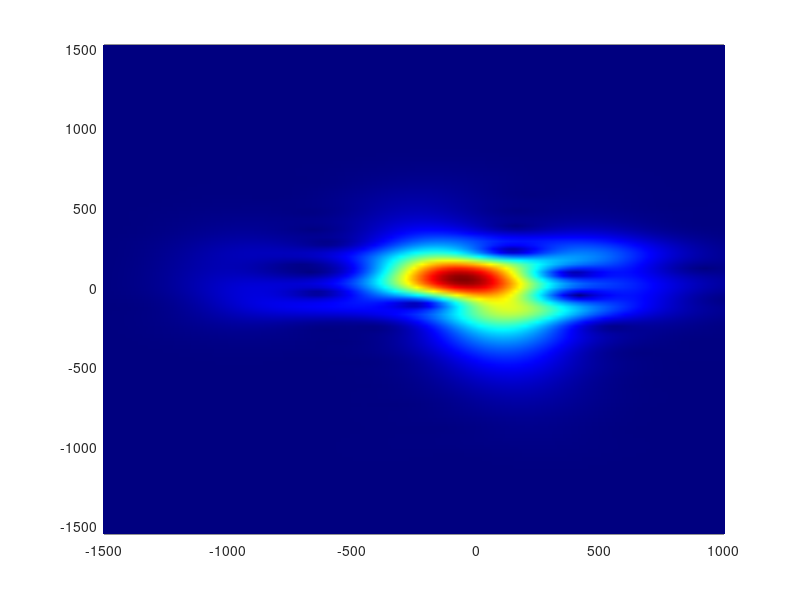

The MATLAB script that drew this image:
close all;
warning('off','all');

pulse = dlmread('YVO 90.txt');
ref = dlmread('ref2.txt');

time = pulse(:,1);
intensity = pulse(:,2);
phase = unwrap(pulse(:,3))-18.85;

intensityRef = ref(:,2);
phaseRef = unwrap(ref(:,3)-12.665);

% interpolate
denseTime = linspace(time(1), time(end), length(time)*1)';
intensity = interp1(time, intensity, denseTime, 'Spline');
phase = interp1(time, phase, denseTime, 'Spline');
intensityRef = interp1(time, intensityRef, denseTime, 'Spline');
phaseRef = interp1(time, phaseRef, denseTime, 'Spline');


% plot(denseTime, sqrt(intensity));
% hold on
% plot(denseTime, abs(fftshift(fft(fftshift(sqrt(intensity).*exp(1i*phase)))))/max(abs(fftshift(fft(fftshift(sqrt(intensity).*exp(1i*phase)))))));


% t = -100;
sigma = 200;

%     gate = exp(-((t-denseTime).^2)/(2*sigma.^2));
%     gate = gate/max(gate);
%     windowedE = gate.*sqrt(intensity).*exp(1i*phase);
%     
%     plot(denseTime, sqrt(intensity));
%     hold on
%     plot(denseTime, abs(windowedE)/max(abs(windowedE)));
% 



gabor = [];
tau = linspace(-3000, 3000, 2000);
for t = tau
    gate = exp(-((t-denseTime).^2)/(2*sigma.^2));
    gate = gate/max(gate);
    windowedE = gate.*sqrt(intensity).*exp(1i*phase);
    spectrum = abs(fftshift(fft(fftshift(windowedE))));
%     spectrum = spectrum/max(spectrum);
    gabor = [gabor spectrum];
end

colormap(jet(1024))
h = pcolor(tau, denseTime, gabor);
set(h, 'EdgeColor', 'none');
shading interp
% % caxis([0.01 1])
% ylim([-60 30]);
xlim([-1500 1000]);

% plot(denseTime, sum(gabor,2)/max(sum(gabor,2)));
% hold on
% plot(tau, sum(gabor,1)/max(sum(gabor,1)));


%     gate = exp(-((t-denseTime).^2)/(2*sigma.^2));
%     gate = gate/max(gate);
%     windowedE = gate.*sqrt(intensity);
%     windowedE = windowedE/max(windowedE);
% plot(denseTime, gate)
% hold on
% plot(denseTime, windowedE)
% hold on
% plot(denseTime, sqrt(intensity));


% fig1 = figure();
% 
% subplot(1,3,1)
% plot(denseTime, 6*sqrt(intensity)*pi-8);
% hold on
% plot(denseTime, phase+pi/2);
% plot(denseTime, zeros(size(denseTime))-8);
% xlim([-1500 1000]);
% ylim([-15 15]);
% 
% subplot(1,3,2)
% plot(denseTime, 6*intensityRef*pi-8);
% hold on
% plot(denseTime, phaseRef+pi/2);
% plot(denseTime, zeros(size(denseTime))-8);
% xlim([-1500 1000]);
% ylim([-15 15]);
% 
% subplot(1,3,3)
% plot(denseTime, 6*intensity*pi-8);
% hold on
% plot(denseTime, (phase-phaseRef)+pi/2);
% plot(denseTime, zeros(size(denseTime))-8);
% xlim([-1500 1000]);
% ylim([-15 15]);
% 
% fig2 = figure();
% 
% P1 = sqrt(intensity).*exp(-1i*(2*pi*291*1e12.*denseTime*1e-15 - phase));
% P2 = sqrt(intensity).*exp(1i*(2*pi*291*1e12.*denseTime*1e-15 - phase));
% 
% P1NP = sqrt(intensity).*exp(-1i*(2*pi*291*1e12.*denseTime*1e-15));
% P2NP = sqrt(intensity).*exp(1i*(2*pi*291*1e12.*denseTime*1e-15));
% 
% pulse = (P1 + P2)/2;
% pulseNP = (P1NP + P2NP)/2;
% 
% subplot(1,3,1)
% plot(denseTime, pulse);
% hold on
% plot(denseTime, pulseNP);
% xlim([-1500 1000]);
% 
% P1REF = sqrt(intensityRef).*exp(-1i*(2*pi*291*1e12.*denseTime*1e-15 - phaseRef));
% P2REF = sqrt(intensityRef).*exp(1i*(2*pi*291*1e12.*denseTime*1e-15 - phaseRef));
% 
% P1REFNP = sqrt(intensityRef).*exp(-1i*(2*pi*291*1e12.*denseTime*1e-15));
% P2REFNP = sqrt(intensityRef).*exp(1i*(2*pi*291*1e12.*denseTime*1e-15));
% 
% pulseREF = (P1REF + P2REF)/2;
% pulseREFNP = (P1REFNP + P2REFNP)/2;
% 
% subplot(1,3,2)
% plot(denseTime, pulseREF);
% hold on
% plot(denseTime, pulseREFNP);
% xlim([-1500 1000]);
% 
% P1SPM = sqrt(intensity).*exp(-1i*(2*pi*291*1e12.*denseTime*1e-15 - (phase-phaseRef)));
% P2SPM = sqrt(intensity).*exp(1i*(2*pi*291*1e12.*denseTime*1e-15 - (phase-phaseRef)));
% 
% P1SPMNP = sqrt(intensity).*exp(-1i*(2*pi*291*1e12.*denseTime*1e-15));
% P2SPMNP = sqrt(intensity).*exp(1i*(2*pi*291*1e12.*denseTime*1e-15));
% 
% pulseSPM = (P1SPM + P2SPM)/2;
% pulseSPMNP = (P1SPMNP + P2SPMNP)/2;
% 
% subplot(1,3,3)
% plot(denseTime, pulseSPM);
% hold on
% plot(denseTime, pulseSPMNP);
% xlim([-1500 1000]);
